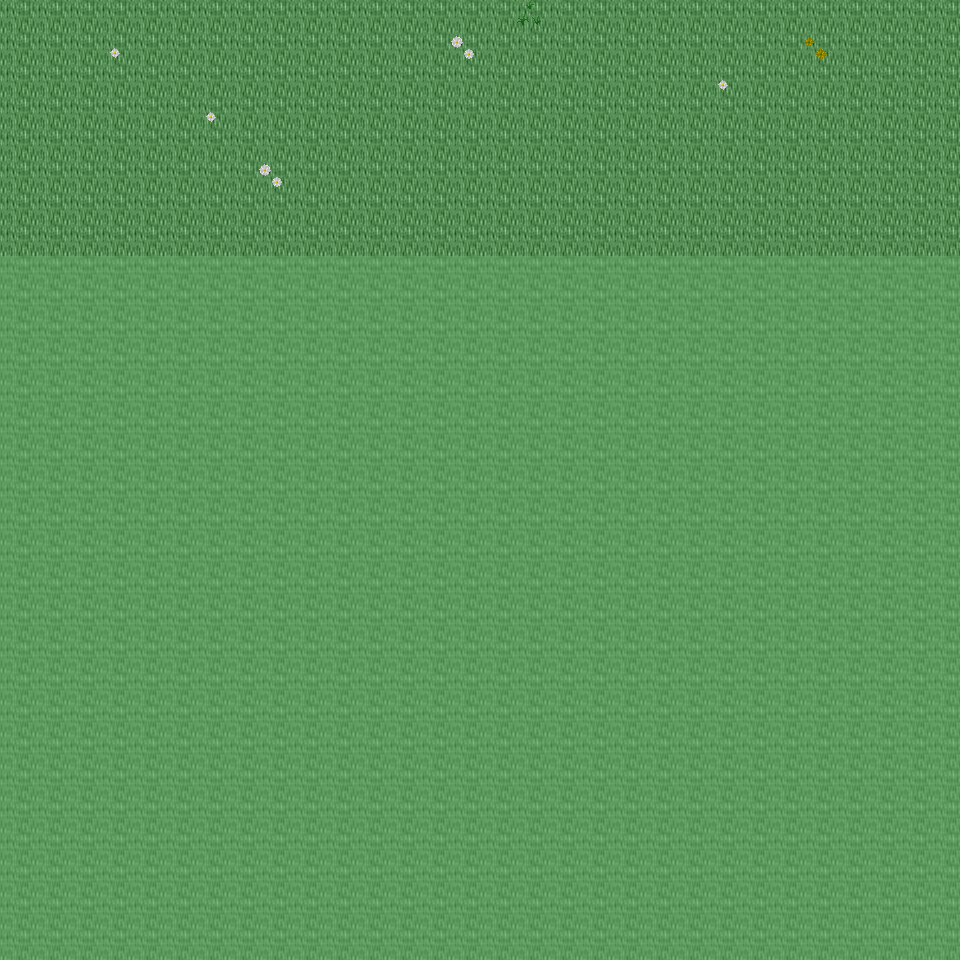

Below is a game level as drawn by its tile map, then a one-line description and the .tmx that defines it (tile-layer data replaced by summaries):
An orthogonal 30x30 tile map with 32x32 px tiles, 6 tile layers (Ground, Object, Object2, Above, ...), 26 tilesets and 3 objects (3x mapchange).

<map version="1.0" orientation="orthogonal" renderorder="right-down" width="30" height="30" tilewidth="32" tileheight="32" nextobjectid="4">
  <tileset firstgid="1" name="tileset_ground_ground" tilewidth="32" tileheight="32" tilecount="33" columns="3">
    <image source="../drawable/tileset_ground_ground.png" width="96" height="352" />
  </tileset>
  <tileset firstgid="34" name="tileset_ground_ice_ice" tilewidth="32" tileheight="32" tilecount="3" columns="3">
    <image source="../drawable/tileset_ground_ice_ice.png" width="96" height="32" />
  </tileset>
  <tileset firstgid="37" name="tileset_plant_flower_daisy_white" tilewidth="32" tileheight="32" tilecount="8" columns="2">
    <image source="../drawable/tileset_plant_flower_daisy_white.png" width="64" height="128" />
  </tileset>
  <tileset firstgid="45" name="tileset_ground_rock_pebbles" tilewidth="32" tileheight="32" tilecount="3" columns="1">
    <image source="../drawable/tileset_ground_rock_pebbles.png" width="32" height="96" />
  </tileset>
  <tileset firstgid="48" name="tileset_plant_grasses" tilewidth="32" tileheight="32" tilecount="6" columns="3">
    <image source="../drawable/tileset_plant_grasses.png" width="96" height="64" />
  </tileset>
  <tileset firstgid="54" name="tileset_plant_leaves" tilewidth="32" tileheight="32" tilecount="8" columns="4">
    <image source="../drawable/tileset_plant_leaves.png" width="128" height="64" />
  </tileset>
  <tileset firstgid="62" name="tileset_ground_grass_edges" tilewidth="32" tileheight="32" tilecount="36" columns="12">
    <image source="../drawable/tileset_ground_grass_edges.png" width="384" height="96" />
  </tileset>
  <tileset firstgid="98" name="tileset_plant_flower_daisy_yellow" tilewidth="32" tileheight="32" tilecount="8" columns="2">
    <image source="../drawable/tileset_plant_flower_daisy_yellow.png" width="64" height="128" />
  </tileset>
  <tileset firstgid="106" name="tileset_plant_bush_bushes" tilewidth="32" tileheight="32" tilecount="10" columns="5">
    <image source="../drawable/tileset_plant_bush_bushes.png" width="160" height="64" />
  </tileset>
  <tileset firstgid="116" name="tileset_plant_stump_stump_brown" tilewidth="32" tileheight="32" tilecount="4" columns="2">
    <image source="../drawable/tileset_plant_stump_stump_brown.png" width="64" height="64" />
  </tileset>
  <tileset firstgid="120" name="tileset_plant_stump_stump_green" tilewidth="32" tileheight="32" tilecount="4" columns="2">
    <image source="../drawable/tileset_plant_stump_stump_green.png" width="64" height="64" />
  </tileset>
  <tileset firstgid="124" name="tileset_item_pot_pot_golden" tilewidth="32" tileheight="32" tilecount="4" columns="4">
    <image source="../drawable/tileset_item_pot_pot_golden.png" width="128" height="32" />
  </tileset>
  <tileset firstgid="128" name="tileset_plant_tree_tree_darkgreen" tilewidth="32" tileheight="32" tilecount="88" columns="8">
    <image source="../drawable/tileset_plant_tree_tree_darkgreen.png" width="256" height="352" />
  </tileset>
  <tileset firstgid="216" name="tileset_plant_flower_daisy_blue" tilewidth="32" tileheight="32" tilecount="8" columns="2">
    <image source="../drawable/tileset_plant_flower_daisy_blue.png" width="64" height="128" />
  </tileset>
  <tileset firstgid="224" name="tileset_ground_water_water_bubbles" tilewidth="32" tileheight="32" tilecount="32" columns="8">
    <image source="../drawable/tileset_ground_water_water_bubbles.png" width="256" height="128" />
  </tileset>
  <tileset firstgid="256" name="tileset_ground_water_pool" tilewidth="32" tileheight="32" tilecount="72" columns="3">
    <image source="../drawable/tileset_ground_water_pool.png" width="96" height="768" />
  </tileset>
  <tileset firstgid="328" name="tileset_building_castle" tilewidth="32" tileheight="32" tilecount="320" columns="20">
    <image source="../drawable/tileset_building_castle.png" width="640" height="512" />
  </tileset>
  <tileset firstgid="648" name="tileset_ground_cobbled_paving" tilewidth="32" tileheight="32" tilecount="1" columns="1">
    <image source="../drawable/tileset_ground_cobbled_paving.png" width="32" height="32" />
  </tileset>
  <tileset firstgid="649" name="tileset_ground_grass_corners" tilewidth="32" tileheight="32" tilecount="24" columns="6">
    <image source="../drawable/tileset_ground_grass_corners.png" width="192" height="128" />
  </tileset>
  <tileset firstgid="673" name="tileset_building_fence_fence_chunky" tilewidth="32" tileheight="32" tilecount="21" columns="3">
    <image source="../drawable/tileset_building_fence_fence_chunky.png" width="96" height="224" />
  </tileset>
  <tileset firstgid="694" name="tileset_item_sign_large" tilewidth="32" tileheight="32" tilecount="15" columns="5">
    <image source="../drawable/tileset_item_sign_large.png" width="160" height="96" />
  </tileset>
  <tileset firstgid="709" name="tileset_building_decoration_fancy_gate" tilewidth="32" tileheight="32" tilecount="12" columns="3">
    <image source="../drawable/tileset_building_decoration_fancy_gate.png" width="96" height="128" />
  </tileset>
  <tileset firstgid="721" name="tileset_logic_collision" tilewidth="32" tileheight="32" tilecount="1" columns="1">
    <image source="../drawable/tileset_logic_collision.png" width="32" height="32" />
  </tileset>
  <tileset firstgid="722" name="tileset_ground_green_paving" tilewidth="32" tileheight="32" tilecount="18" columns="3">
    <image source="../drawable/tileset_ground_green_paving.png" width="96" height="192" />
  </tileset>
  <tileset firstgid="740" name="tileset_item_hen_nest" tilewidth="32" tileheight="32" tilecount="1" columns="1">
    <image source="../drawable/tileset_item_hen_nest.png" width="32" height="32" />
  </tileset>
  <tileset firstgid="741" name="tileset_building_barnyard" tilewidth="32" tileheight="32" tilecount="200" columns="8">
    <image source="../drawable/tileset_building_barnyard.png" width="256" height="800" />
  </tileset>
  <layer name="Ground" width="30" height="30">
    <data>[900 cells, 240 non-empty, 1 distinct tile ids]</data>
  </layer>
  <layer name="Object" width="30" height="30">
    <data>[900 cells, 7 non-empty, 4 distinct tile ids]</data>
  </layer>
  <layer name="Object2" width="30" height="30">
    <data>[900 cells, 0 non-empty, 0 distinct tile ids]</data>
  </layer>
  <layer name="Above" width="30" height="30">
    <data>[900 cells, 0 non-empty, 0 distinct tile ids]</data>
  </layer>
  <layer name="Above2" width="30" height="30">
    <data>[900 cells, 0 non-empty, 0 distinct tile ids]</data>
  </layer>
  <layer name="Walkable" width="30" height="30">
    <data>[900 cells, 660 non-empty, 1 distinct tile ids]</data>
  </layer>
  <objectgroup name="MapEvents">
    <object id="1" name="north" type="mapchange" x="0" y="0" width="960" height="32">
      <properties>
        <property name="map" value="0_ados_mountain_n2_w2_x0_y3" />
        <property name="place" value="south" />
      </properties>
    </object>
    <object id="2" name="west" type="mapchange" x="0" y="0" width="32" height="256">
      <properties>
        <property name="map" value="0_deniran_forest_n2_w_x0_y4" />
        <property name="place" value="east" />
      </properties>
    </object>
    <object id="3" name="east" type="mapchange" x="928" y="0" width="32" height="256">
      <properties>
        <property name="map" value="0_ados_mountain_n2_w2_x1_y4" />
        <property name="place" value="west" />
      </properties>
    </object>
  </objectgroup>
</map>
